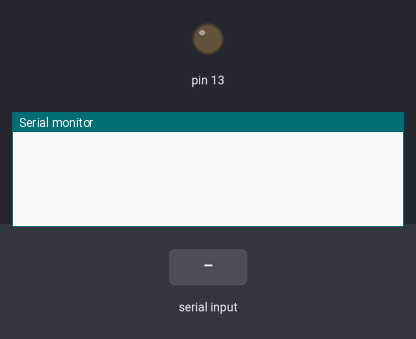
The sketch below on a simulated Arduino Uno, built with avr-gcc and run on an emulated ATmega328P. Parts: output pins drawn as LEDs (lit = HIGH), the last lines printed to the serial monitor. The inputs (shaded band) are chosen by the test bench. EEPROM starts erased.

Above: at 1.2 s.
1.3 s: "C" received over Serial
At 3.5 s:
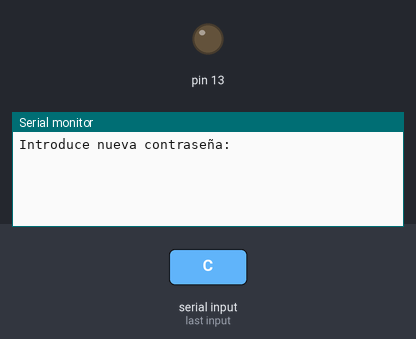
3.8 s: "1" received over Serial
At 5.3 s:
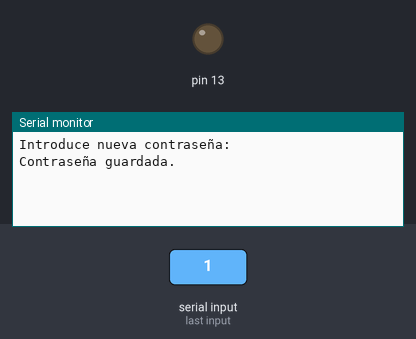
6.3 s: "0" received over Serial
At 8.4 s:
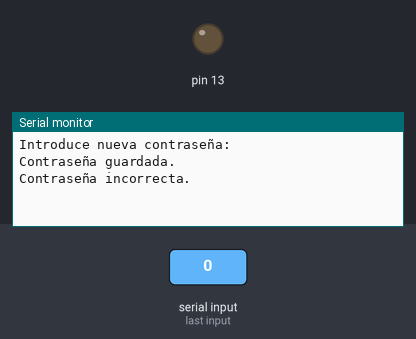

The sketch:

EEPROM_Contra.ino
```cpp
#include <EEPROM.h>

int estado;
String letra;
String contrasena = "";
String nuevaContrasena = "";
bool cambiandoContrasena = false;

void setup() {
  pinMode(13, OUTPUT);
  Serial.begin(9600);

  // Leer el estado del LED de la EEPROM
  estado = EEPROM.read(0);
  if (estado == 1) {
    digitalWrite(13, HIGH);
  }

  // Leer la contraseña almacenada en EEPROM
  contrasena = leerContrasena();
}

void loop() {
  if (Serial.available() > 0) {
    letra = Serial.readString();
    letra.trim();

    // Comenzar el proceso para cambiar la contraseña
    if (letra == "C") {
      Serial.println("Introduce nueva contraseña:");
      cambiandoContrasena = true;
      nuevaContrasena = "";
    }
    //Almacenar la nueva
    else if (cambiandoContrasena) {
      nuevaContrasena = letra;
      guardarContrasena(nuevaContrasena);
      contrasena = nuevaContrasena;
      Serial.println("Contraseña guardada.");
      cambiandoContrasena = false;
    }
    // Alternar el estado del LED con la contraseña correcta
    else if (letra == contrasena) {
      alternarLED();
    }
    else {
      Serial.println("Contraseña incorrecta.");
    }
  }
}

void alternarLED() {
  if (estado == 1) {
    digitalWrite(13, HIGH);
    estado = 0;
  } else {
    digitalWrite(13, LOW);
    estado = 1;
  }

  EEPROM.write(0, estado);
}

// Función para leer la contraseña almacenada en la EEPROM
String leerContrasena() {
  String contrasenaLeida = "";
  for (int i = 1; i < 11; i++) { //Contraseña de 10 Cracateres
    char c = EEPROM.read(i);
    if (c == '\0') break;
    contrasenaLeida += c;
  }
  return contrasenaLeida;
}

// Función para guardar la nueva contraseña en EEPROM
void guardarContrasena(String nuevaContrasena) {
  for (int i = 1; i < 21; i++) {
    if (i <= nuevaContrasena.length()) {
      EEPROM.write(i, nuevaContrasena[i-1]);
    } else {
      EEPROM.write(i, '\0'); //Cierra la cadena
    }
  }
}
```

Measured:
- after the input at 1.3 s, the serial monitor: prints a new line after 1.0 s (image 1)
- after the input at 3.8 s, the serial monitor: prints a new line after 1.1 s (image 2)
- after the input at 6.3 s, the serial monitor: prints a new line after 1.0 s (image 3)
